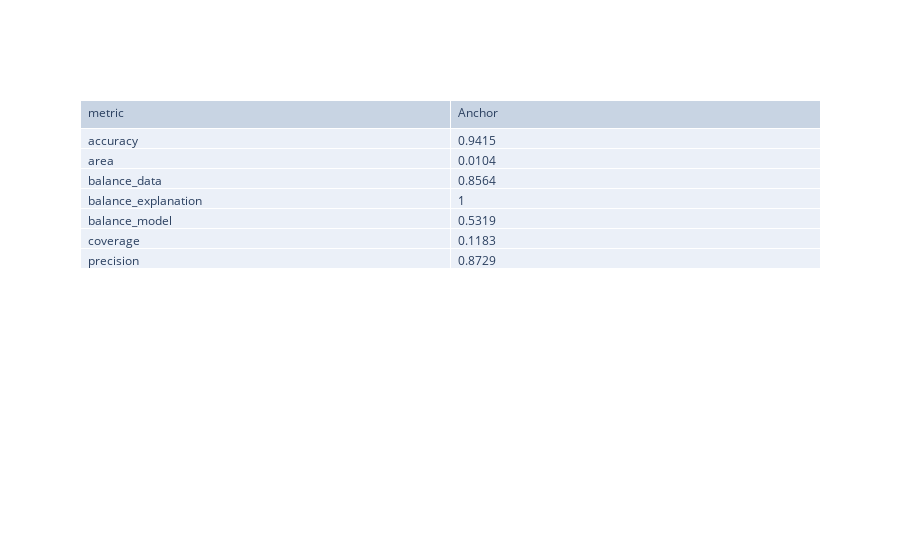

This figure's notebook cell:
### Markdown cell above
## Visualizing
Bar chart plus Table

### Code cell
import plotly.graph_objects as go

anchors = normalize(list(anchor_reports))
metrics = [i for i, _ in anchors]
scores = [i for _, i in anchors]

fig = go.Figure(data=[go.Table(
    header=dict(values=['metric', 'Anchor'],
                # line_color='darkslategray',
                # fill_color='lightskyblue',
                align='left'),
    cells=dict(values=[metrics, # 1st column
                       scores], # 2nd column
               # line_color='darkslategray',
               # fill_color='lightcyan',
               align='left'))
])

fig.show()

### Figure 1 — Plotly figure (JSON) as saved in the notebook; plotly's stock layout.template omitted (floating-point values rounded to 4 significant figures)
{"data": [{"cells": {"align": "left", "values": [["accuracy", "area", "balance_data", "balance_explanation", "balance_model", "coverage", "precision"], [0.9415, 0.0104, 0.8564, 1.0, 0.5319, 0.1183, 0.8729]]}, "header": {"align": "left", "values": ["metric", "Anchor"]}, "type": "table"}], "layout": {}}
